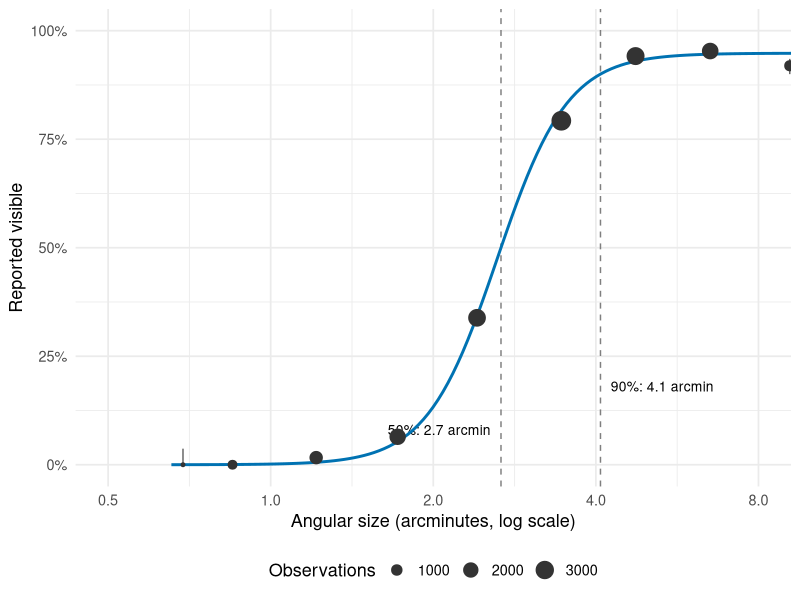
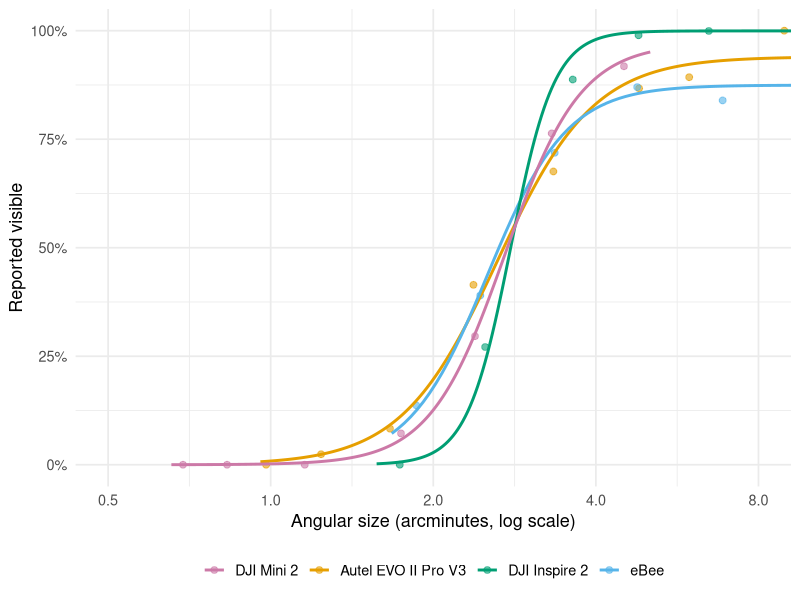

Write the R code that produced these figures, in order.
## ---- chunk 1
library(dplyr)
library(ggplot2)
library(knitr)

obs_all <- read.csv("data/vlos_observations.csv")

# Takeoff and landing happen close to the ground; leave them out.
min_alt_ft <- 10
obs <- filter(obs_all, alt_ft > min_alt_ft)

drone_order  <- c("Mini", "Autel", "Inspire", "Ebee")
drone_labels <- c(Mini = "DJI Mini 2", Autel = "Autel EVO II Pro V3",
                  Inspire = "DJI Inspire 2", Ebee = "eBee")
drone_colors <- c(Mini = "#CC79A7", Autel = "#E69F00",
                  Inspire = "#009E73", Ebee = "#56B4E9")   # Okabe-Ito

fmt  <- function(x, digits = 1) formatC(x, format = "f", digits = digits)
fmtn <- function(x) format(x, big.mark = ",")

# Psychometric curve with a lapse rate: visibility rises with angular size
# but can level off below 100% when drones are missed for other reasons.
fit_curve <- function(arcmin, visible) {
  x <- log(arcmin)
  y <- as.numeric(visible)
  nll <- function(p) {
    pr <- (1 - plogis(p[3])) * plogis(p[1] + p[2] * x)
    pr <- pmin(pmax(pr, 1e-12), 1 - 1e-12)
    -sum(y * log(pr) + (1 - y) * log(1 - pr))
  }
  p <- optim(c(-1, 3, -3), nll, control = list(maxit = 5000))$par
  data.frame(b0 = p[1], b1 = p[2], lapse = plogis(p[3]))
}

predict_curve <- function(fit, arcmin) {
  (1 - fit$lapse) * plogis(fit$b0 + fit$b1 * log(arcmin))
}

# Angle at which visibility reaches `target`; NA if the curve never gets there.
angle_at <- function(fit, target) {
  q <- target / (1 - fit$lapse)
  ifelse(q < 1, exp((qlogis(pmin(q, 1 - 1e-9)) - fit$b0) / fit$b1), NA)
}

# Proportion visible in log-spaced bins, with Wilson 95% intervals.
bin_breaks <- 2^seq(-2, 9, by = 0.5)
wilson <- function(x, n, z = 1.96) {
  p <- x / n
  centre <- (p + z^2 / (2 * n)) / (1 + z^2 / n)
  half <- z * sqrt(p * (1 - p) / n + z^2 / (4 * n^2)) / (1 + z^2 / n)
  list(lo = centre - half, hi = centre + half)
}
bin_obs <- function(df) {
  df |>
    mutate(bin = cut(arcmin, bin_breaks)) |>
    filter(!is.na(bin)) |>
    group_by(bin, .add = TRUE) |>
    summarise(arcmin = median(arcmin), n = n(), seen = sum(visible),
              .groups = "drop") |>
    mutate(p = seen / n,
           lo = wilson(seen, n)$lo,
           hi = wilson(seen, n)$hi)
}

# Fits
pooled <- fit_curve(obs$arcmin, obs$visible)
p50 <- angle_at(pooled, 0.5)
p90 <- angle_at(pooled, 0.9)

fits <- obs |>
  group_by(drone) |>
  group_modify(~ fit_curve(.x$arcmin, .x$visible)) |>
  ungroup() |>
  mutate(t50 = angle_at(list(b0 = b0, b1 = b1, lapse = lapse), 0.5),
         t90 = angle_at(list(b0 = b0, b1 = b1, lapse = lapse), 0.9))

# Moments when an observer lost or regained sight of the drone.
events <- obs_all |>
  arrange(sheet, row) |>
  group_by(sheet) |>
  mutate(changed = visible != lag(visible)) |>
  ungroup() |>
  filter(changed, alt_ft > min_alt_ft) |>
  mutate(event = if_else(visible, "Reacquired", "Lost"),
         slant_ft = sqrt(dist_ft^2 + alt_ft^2))

loss_dist <- median(events$slant_ft[events$event == "Lost"])
below_1   <- filter(obs, arcmin < 1)

# Graphs show angles up to 8 arcmin; the fits still use every observation.
x_view     <- c(0.5, 8)
x_breaks   <- c(0.5, 1, 2, 4, 8)
above_view <- round(100 * mean(obs$arcmin > x_view[2]))

## ---- chunk 2
summary_table <- obs |>
  group_by(drone) |>
  summarise(Sessions = n_distinct(sheet),
            Observers = n_distinct(observer),
            Observations = n(),
            `Smallest angle (′)` = min(arcmin),
            `Largest angle (′)` = max(arcmin)) |>
  arrange(factor(drone, levels = drone_order)) |>
  mutate(drone = drone_labels[drone]) |>
  rename(Drone = drone)

kable(summary_table, digits = 1, format.args = list(big.mark = ","),
      caption = "Observations by drone")
## ---- chunk 3
#| label: fig-all
#| fig-cap: "Share of observations in which the drone was reported visible, by angular size. Points are binned observations (larger points have more data; bins with fewer than 20 observations are hidden) with 95% intervals. The curve is the fitted model; dashed lines mark where it reaches 50% and 90%."
#| fig-alt: !expr paste0("Scatter plot with fitted curve. The share of observations reported visible rises from 0% below 1 arcminute to about 90% near ", fmt(p90), " arcminutes, crossing 50% at about ", fmt(p50), " arcminutes.")
#| fig-width: 8
#| fig-height: 5

grid <- 10^seq(log10(min(obs$arcmin)), log10(max(obs$arcmin)), length.out = 300)
pooled_curve <- data.frame(arcmin = grid, p = predict_curve(pooled, grid))
bins_all <- bin_obs(obs) |> filter(n >= 20)

ggplot(bins_all, aes(arcmin, p)) +
  geom_vline(xintercept = c(p50, p90), linetype = "dashed", colour = "grey50") +
  annotate("text", x = p50, y = 0.08, hjust = 1.1, size = 3.5,
           label = paste0("50%: ", fmt(p50), " arcmin")) +
  annotate("text", x = p90, y = 0.18, hjust = -0.1, size = 3.5,
           label = paste0("90%: ", fmt(p90), " arcmin")) +
  geom_line(data = pooled_curve, colour = "#0072B2", linewidth = 1) +
  geom_linerange(aes(ymin = lo, ymax = hi), colour = "grey40") +
  geom_point(aes(size = n), colour = "grey20") +
  scale_x_log10(breaks = x_breaks) +
  coord_cartesian(xlim = x_view) +
  scale_y_continuous(limits = c(0, 1),
                     labels = function(x) paste0(round(100 * x), "%")) +
  scale_size_area(max_size = 6, name = "Observations") +
  labs(x = "Angular size (arcminutes, log scale)", y = "Reported visible") +
  theme_minimal(base_size = 13) +
  theme(legend.position = "bottom")
## ---- chunk 4
#| label: fig-drones
#| fig-cap: "Fitted visibility curves for each drone, drawn over the range of angles observed for that drone. Points are binned observations with at least 20 observations each."
#| fig-alt: "Four fitted curves, one per drone, rising from 0% to near 100% visible. The curves cross 50% at similar angular sizes."
#| fig-width: 8
#| fig-height: 5

drone_curves <- obs |>
  group_by(drone) |>
  summarise(lo = min(arcmin), hi = max(arcmin)) |>
  inner_join(fits, by = "drone") |>
  group_by(drone) |>
  reframe(arcmin = 10^seq(log10(lo), log10(hi), length.out = 200),
          p = (1 - lapse) * plogis(b0 + b1 * log(arcmin)))

bins_drone <- obs |>
  group_by(drone) |>
  bin_obs() |>
  filter(n >= 20)

ggplot(drone_curves, aes(arcmin, p, colour = drone)) +
  geom_point(data = bins_drone, alpha = 0.6, size = 2) +
  geom_line(linewidth = 1) +
  scale_x_log10(breaks = x_breaks) +
  coord_cartesian(xlim = x_view) +
  scale_y_continuous(limits = c(0, 1),
                     labels = function(x) paste0(round(100 * x), "%")) +
  scale_colour_manual(values = drone_colors, labels = drone_labels,
                      breaks = drone_order, name = NULL) +
  labs(x = "Angular size (arcminutes, log scale)", y = "Reported visible") +
  theme_minimal(base_size = 13) +
  theme(legend.position = "bottom")
## ---- chunk 5
fits |>
  arrange(factor(drone, levels = drone_order)) |>
  transmute(Drone = drone_labels[drone],
            `50% visible (′)` = fmt(t50),
            `90% visible (′)` = ifelse(is.na(t90), "not reached", fmt(t90)),
            `Missed at large angles` = paste0(round(100 * lapse), "%")) |>
  kable(caption = "Fitted thresholds by drone")
## ---- chunk 6
events |>
  group_by(drone) |>
  summarise(`Times lost` = sum(event == "Lost"),
            `Median angle when lost (′)` = fmt(median(arcmin[event == "Lost"])),
            `Median angle when reacquired (′)` = fmt(median(arcmin[event == "Reacquired"]))) |>
  arrange(factor(drone, levels = drone_order)) |>
  mutate(drone = drone_labels[drone]) |>
  rename(Drone = drone) |>
  kable(caption = "Angles at which observers lost and regained sight")
